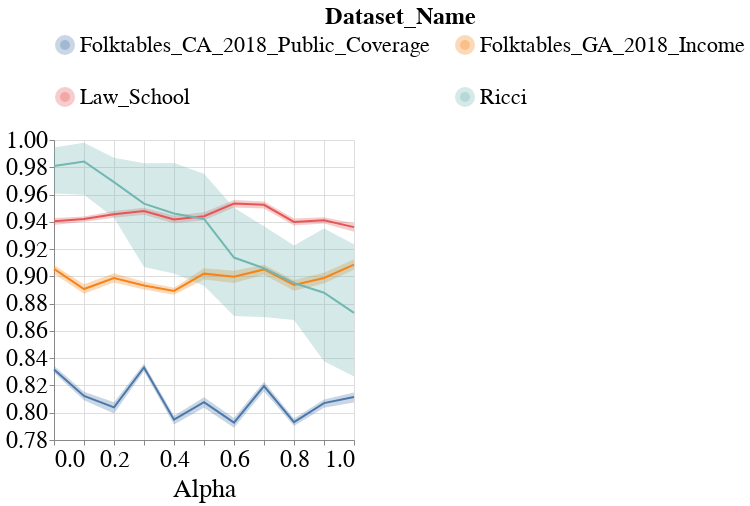

Notebook code for this chart:
### Code cell
visualizer.create_overall_metric_line_bands_per_dataset_plot(model_name=MODEL_NAMES[0],
                                                             metric_name='Label_Stability')

### Figure 1 — Vega-Lite specification as saved in the notebook (floating-point values rounded to 4 significant figures; data arrays with more than 128 entries replaced by an {"elided": "..."} marker saying what was removed)
{"config": {"view": {"continuousWidth": 400, "continuousHeight": 300}, "axis": {"labelFontSize": 24, "labelFontWeight": "normal", "titleFontSize": 26, "titleFontWeight": "normal"}, "legend": {"columns": 2, "direction": "horizontal", "labelFontSize": 22, "labelLimit": 400, "orient": "top", "symbolStrokeWidth": 10, "titleAnchor": "middle", "titleFontSize": 24, "titleLimit": 300}, "title": {"fontSize": 22}}, "layer": [{"mark": {"type": "errorband", "extent": "ci"}, "encoding": {"color": {"field": "Dataset_Name", "type": "nominal"}, "x": {"field": "Intervention_Param", "title": "Alpha", "type": "quantitative"}, "y": {"field": "Metric_Value", "scale": {"zero": false}, "title": "", "type": "quantitative"}}}, {"mark": "line", "encoding": {"color": {"field": "Dataset_Name", "type": "nominal"}, "x": {"field": "Intervention_Param", "title": "Alpha", "type": "quantitative"}, "y": {"aggregate": "mean", "field": "Metric_Value", "scale": {"zero": false}, "title": "", "type": "quantitative"}}}], "data": {"name": "data-64c34ffb7f996e5374df5a6d278c90da"}, "height": 300, "width": 300, "$schema": "https://vega.github.io/schema/vega-lite/v4.17.0.json", "datasets": {"data-64c34ffb7f996e5374df5a6d278c90da": {"elided": "264 records"}}}
